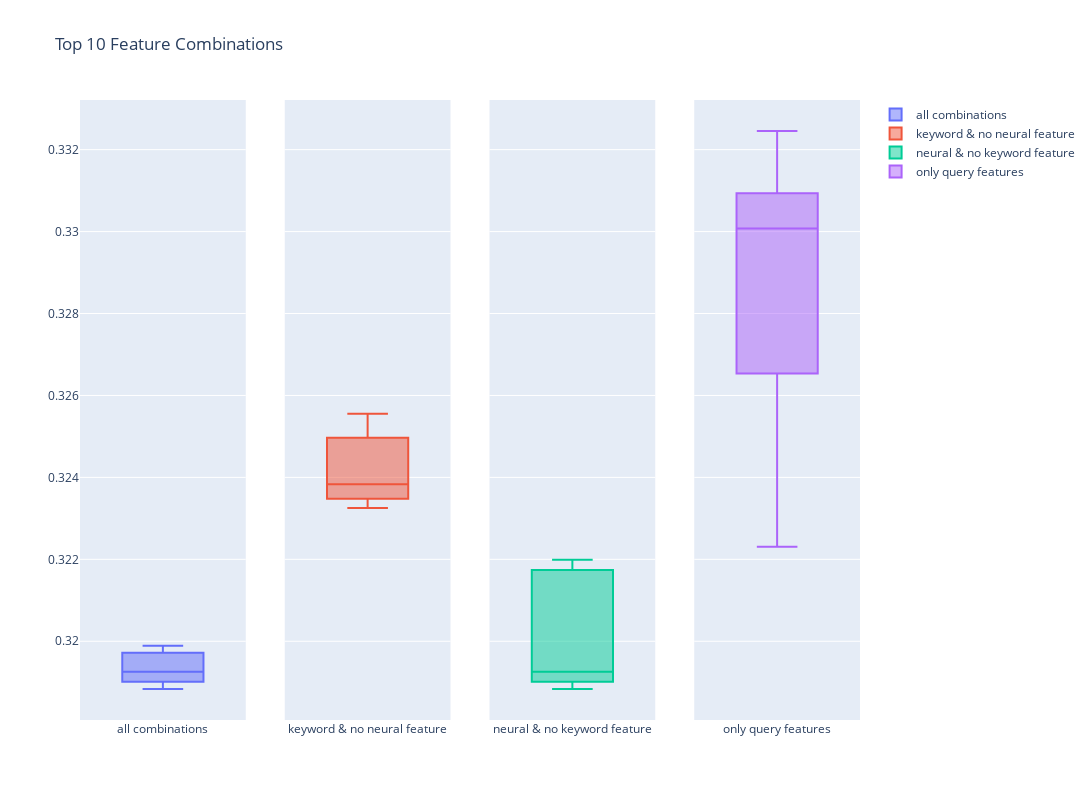

This figure's notebook cell:
### Code cell
fig = make_subplots(rows=1, cols=4, shared_yaxes=True)

fig.add_trace(go.Box(y=df_agg_metrics.sort_values(by=['mean_rmse']).head(10)['mean_rmse'],
                     name="all combinations"),
              row=1, col=1)

fig.add_trace(go.Box(y=df_agg_metrics[(df_agg_metrics['keyword_f'] == True) & (df_agg_metrics['neural_f'] == False)].sort_values(by=['mean_rmse']).head(10)['mean_rmse'],
                    name="keyword & no neural feature"),
              row=1, col=2)

fig.add_trace(go.Box(y=df_agg_metrics[(df_agg_metrics['neural_f'] == True) & (df_agg_metrics['keyword_f'] == False)].sort_values(by=['mean_rmse']).head(10)['mean_rmse'],
                    name="neural & no keyword feature"),
              row=1, col=3)

fig.add_trace(go.Box(y=df_agg_metrics[df_agg_metrics['only_query_f'] == True].sort_values(by=['mean_rmse']).head(10)['mean_rmse'],
                    name="only query features"),
              row=1, col=4)

fig.update_layout(height=800, width=1100,
                  title_text="Top 10 Feature Combinations")
fig.show()

### Figure 1 — Plotly figure (JSON) as saved in the notebook; plotly's stock layout.template omitted (floating-point values rounded to 4 significant figures)
{"data": [{"name": "all combinations", "type": "box", "xaxis": "x", "y": [0.3188, 0.3189, 0.319, 0.3191, 0.3192, 0.3193, 0.3194, 0.3197, 0.3198, 0.3199], "yaxis": "y"}, {"name": "keyword & no neural feature", "type": "box", "xaxis": "x2", "y": [0.3233, 0.3234, 0.3235, 0.3236, 0.3237, 0.3239, 0.3243, 0.325, 0.3254, 0.3256], "yaxis": "y2"}, {"name": "neural & no keyword feature", "type": "box", "xaxis": "x3", "y": [0.3188, 0.3189, 0.319, 0.3191, 0.3192, 0.3193, 0.3194, 0.3217, 0.3217, 0.322], "yaxis": "y3"}, {"name": "only query features", "type": "box", "xaxis": "x4", "y": [0.3223, 0.3258, 0.3265, 0.3266, 0.3298, 0.3303, 0.3308, 0.3309, 0.332, 0.3325], "yaxis": "y4"}], "layout": {"height": 800, "title": {"text": "Top 10 Feature Combinations"}, "width": 1100, "xaxis": {"anchor": "y", "autorange": true, "domain": [0, 0.2125], "range": [-0.5, 0.5], "type": "category"}, "xaxis2": {"anchor": "y2", "autorange": true, "domain": [0.2625, 0.475], "range": [-0.5, 0.5], "type": "category"}, "xaxis3": {"anchor": "y3", "autorange": true, "domain": [0.525, 0.7375], "range": [-0.5, 0.5], "type": "category"}, "xaxis4": {"anchor": "y4", "autorange": true, "domain": [0.7875, 1], "range": [-0.5, 0.5], "type": "category"}, "yaxis": {"anchor": "x", "autorange": true, "domain": [0, 1], "range": [0.3181, 0.3332], "type": "linear"}, "yaxis2": {"anchor": "x2", "autorange": true, "domain": [0, 1], "matches": "y", "range": [0.3181, 0.3332], "showticklabels": false, "type": "linear"}, "yaxis3": {"anchor": "x3", "autorange": true, "domain": [0, 1], "matches": "y", "range": [0.3181, 0.3332], "showticklabels": false, "type": "linear"}, "yaxis4": {"anchor": "x4", "autorange": true, "domain": [0, 1], "matches": "y", "range": [0.3181, 0.3332], "showticklabels": false, "type": "linear"}}}
